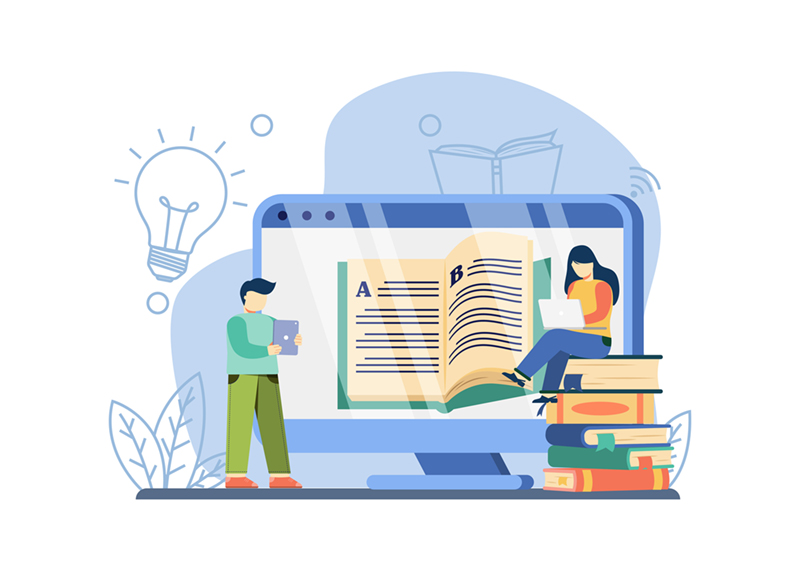
#> input picture BasicAngular/firebase-auth/firebase-angular-auth/src/assets/img/569.jpg, 800 x 571 px; its folder holds only this picture in this run
$ python -i crop_image.py   (imports and definitions only)
#> lines starting #> are read from the running program, lines starting #| are printed output that depends on the picture; after the words box and inside, x2 and y2 are one past the last pixel; in counts of white or black regions, pixels touching at a corner belong together
import os

import cv2


def crop_image(image):
    # Load the image
    image = cv2.imread(image)
#> image is the input picture: shape (571, 800, 3); mean B, G, R 234.5, 230.3, 224.9

    # Convert the image to grayscale
    gray = cv2.cvtColor(image, cv2.COLOR_BGR2GRAY)
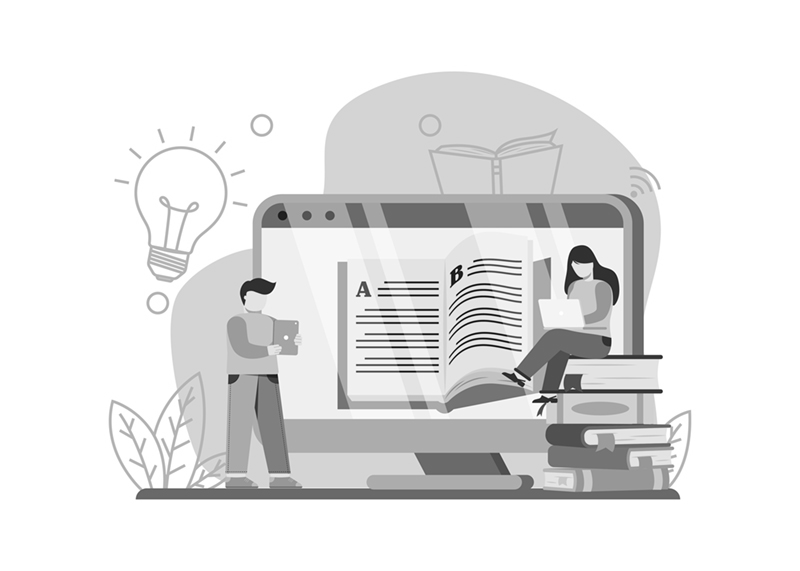
#> gray: shape (571, 800); min 7, max 255, mean 229.2

    # Find the edges of the image using Canny edge detection
    edges = cv2.Canny(gray, 50, 100)
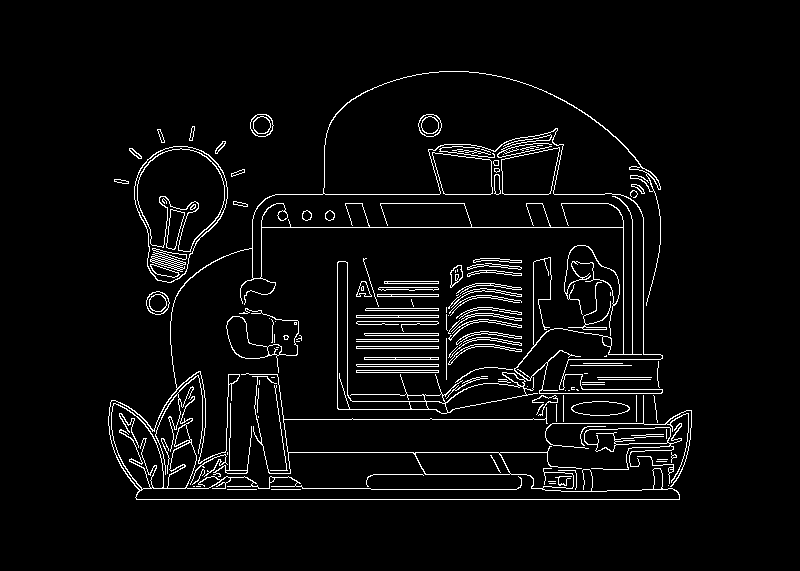
#> edges: shape (571, 800); 4.4% white in thin lines or dots, all inside (x1, y1, x2, y2) = (108, 71, 692, 500)

    # Find the contours of the edges
    contours, _ = cv2.findContours(edges, cv2.RETR_EXTERNAL, cv2.CHAIN_APPROX_NONE)
#> contours = 110 contours, 63 with area under 20; largest, box (x1, y1, x2, y2) and area: (108, 71, 680, 500) 36505, (134, 146, 228, 283) 8664, (584, 423, 682, 470) 1414, (564, 245, 620, 336) 1144, (226, 308, 299, 373) 1081

    # Find the bounding box of all the contours
    bounding_boxes = [cv2.boundingRect(c) for c in contours]
#> bounding_boxes = 110 items, first 6: (271, 489, 30, 1), (227, 489, 30, 1), (196, 486, 5, 1), (193, 486, 2, 1), (668, 485, 1, 1), (549, 483, 7, 1)

    # Find the bounding box that contains all the bounding boxes
    left = min(x for (x, _, _, _) in bounding_boxes)
#> left = 108
    top = min(y for (_, y, _, _) in bounding_boxes)
#> top = 71
    right = max(x + w for (x, _, w, _) in bounding_boxes)
#> right = 692
    bottom = max(y + h for (_, y, _, h) in bounding_boxes)
#> bottom = 500

    # Crop the image to the bounding box
    edited_image = image[top:bottom, left:right]
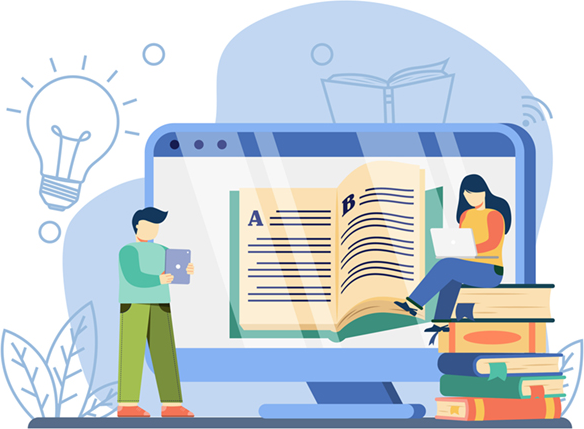
#> edited_image: shape (429, 584, 3); mean B, G, R 217.7, 209.9, 200.1
    resized_image = cv2.resize(edited_image, (767, 708)) # A4
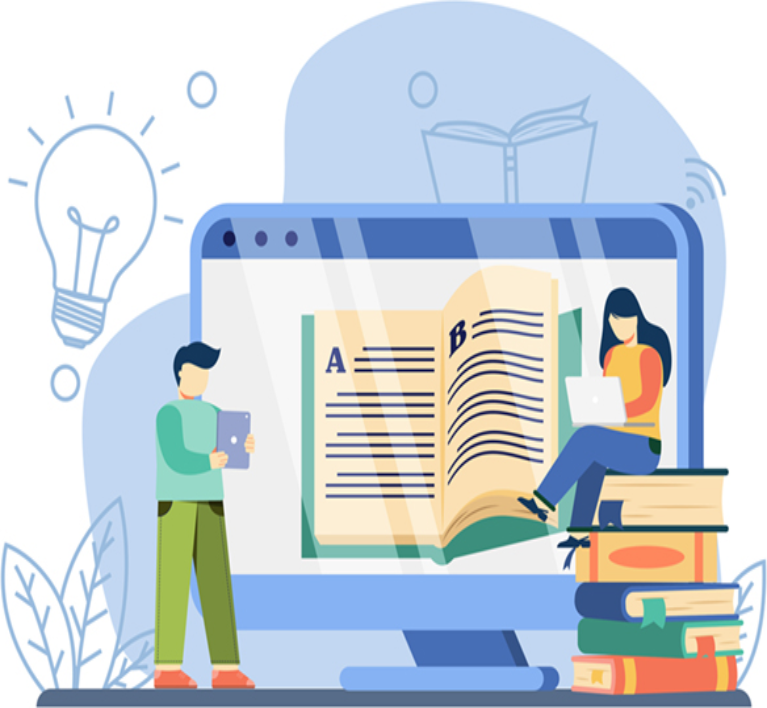
#> resized_image: shape (708, 767, 3); mean B, G, R 217.7, 209.9, 200.1

    return resized_image


def get_cropped_images():
    image_dir = (os.path.join(os.getcwd(), "temp"))

    # Loop through the images in the directory
    for filename in os.listdir(image_dir):
        # Skip non-image files
        if not filename.endswith('.png'):
            continue

        # Load the image
        filepath = os.path.join(image_dir, filename)

        # Trim the whitespaces from the image
        trimmed_image = crop_image(filepath)

        # Save the trimmed image
        cv2.imwrite(filepath, trimmed_image)

>>> result = crop_image('../../../BasicAngular/firebase-auth/firebase-angular-auth/src/assets/img/569.jpg')

$ run again, on BasicAngular/firebase-auth/firebase-angular-auth/src/assets/img/about.jpg
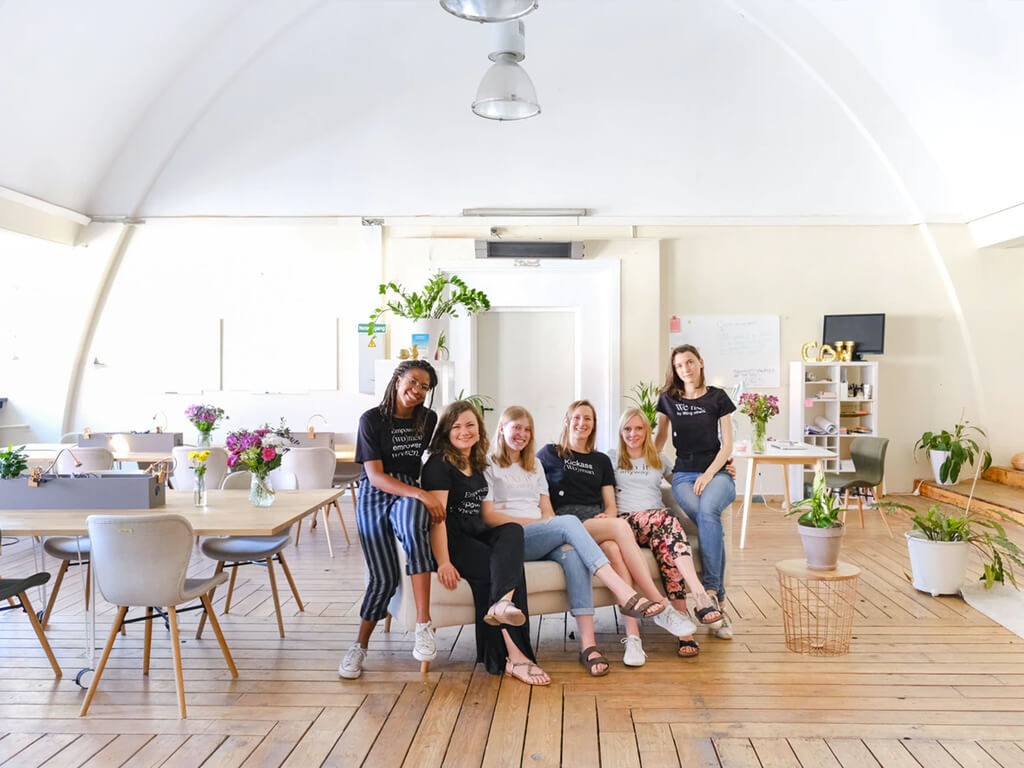
#> input picture BasicAngular/firebase-auth/firebase-angular-auth/src/assets/img/about.jpg, 1024 x 768 px
#> in crop_image, image is the input picture: shape (768, 1024, 3); mean B, G, R 189.2, 195.6, 204.7
#> in crop_image, `edges = cv2.Canny(gray, 50, 100)`:
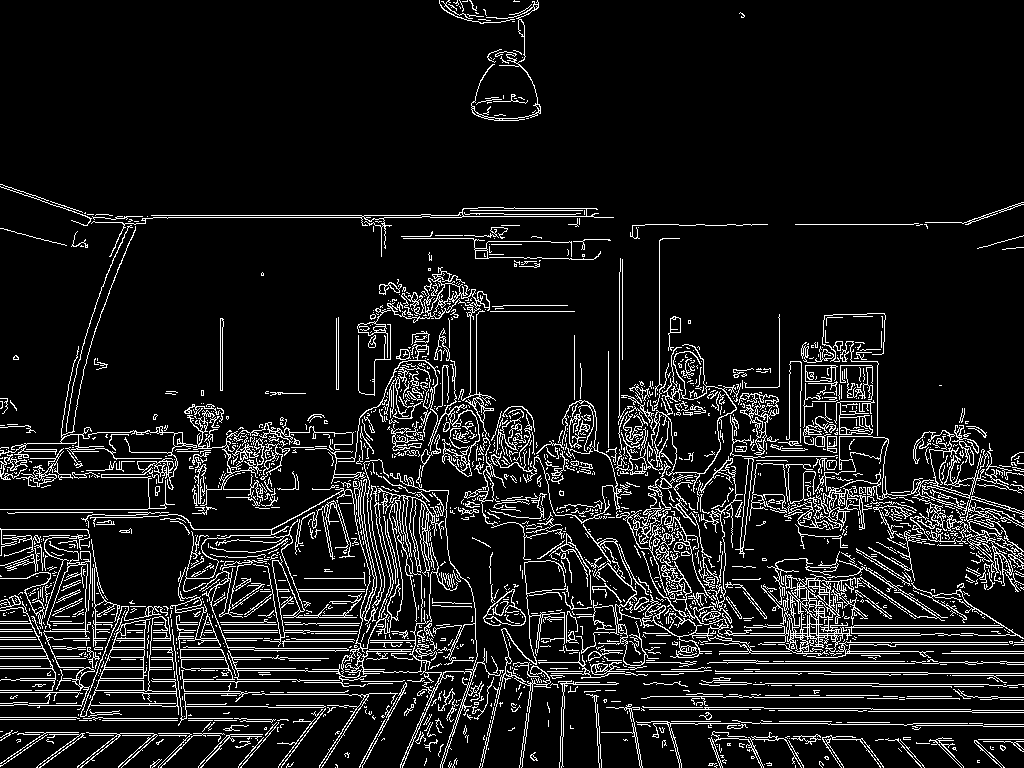
#> edges: shape (768, 1024); 9.9% white in thin lines or dots
#> contours = 1943 contours, 1803 with area under 20; largest, box (x1, y1, x2, y2) and area: (80, 606, 179, 717) 3698, (641, 551, 868, 658) 3102, (387, 267, 563, 560) 1898, (90, 459, 472, 768) 1859, (91, 207, 614, 257) 1310
#> bounding_boxes = 1943 items, first 6: (335, 767, 1, 1), (795, 765, 1, 3), (714, 765, 4, 3), (764, 764, 1, 1), (335, 764, 3, 4), (708, 763, 9, 3)
#> left = 0
#> right = 1024
#> bottom = 768
#> in crop_image, `resized_image = cv2.resize(edited_image, (767, 708))`:
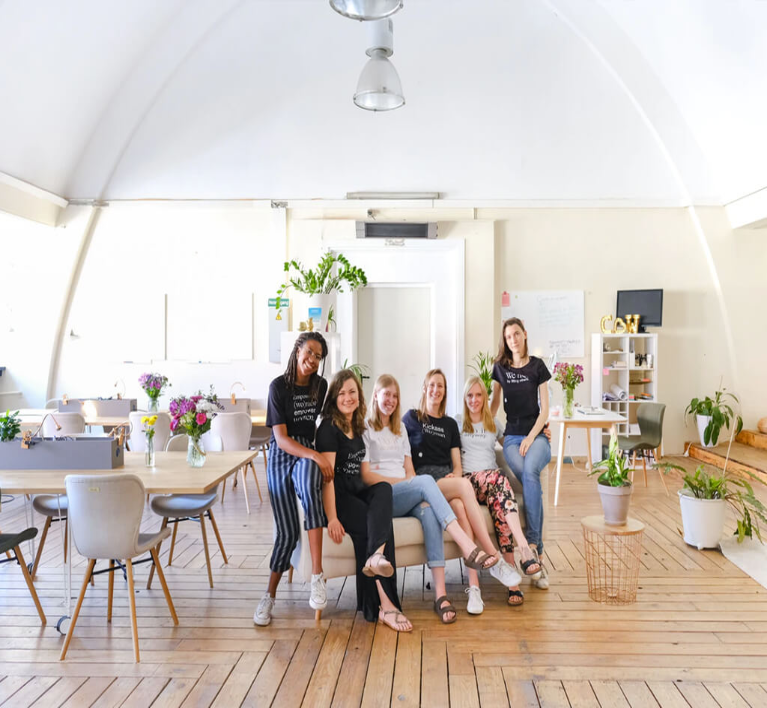
#> resized_image: shape (708, 767, 3); mean B, G, R 189.2, 195.5, 204.6
